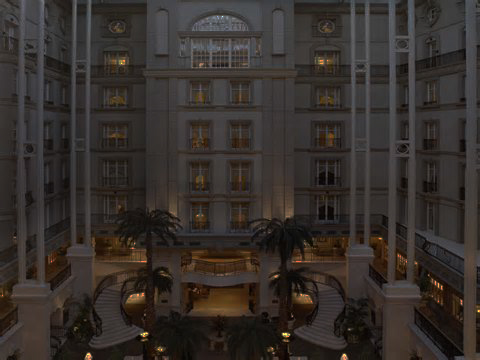
%> input picture th12.jpg, 480 x 360 px
$ octave Dig2_1_2.m   (GNU Octave 9; MATLAB toolbox functions it lacks are replaced by stand-ins)
%> lines starting %> are read from the running program, lines starting %| are printed output that depends on the picture
I = imread('th12.jpg');
%> I is the input picture: size 360x480x3 uint8; mean R, G, B 53.8, 47.6, 43.8
I1 = imread('target.jpg');
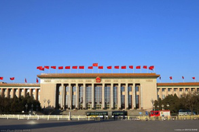
%> input picture target.jpg, 199 x 132 px
%> I1 is the input picture: size 132x199x3 uint8; mean R, G, B 106.2, 128.9, 171
[hgram1,x]=imhist(I1);
%> hgram1 = 256 values, max 703 at index 85, min 6 at index 2, mean 307.8; x = 256 values from 0 to 255
J1=histeq(I,hgram1);
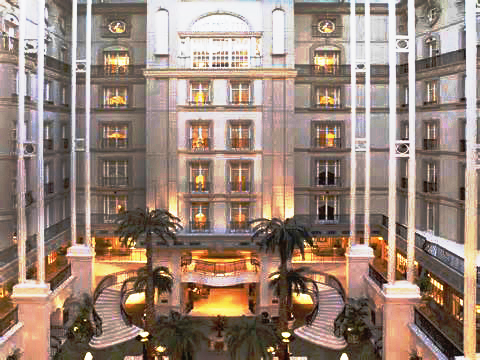
%> J1: size 360x480x3 uint8; mean R, G, B 155.2, 133.8, 120.9
figure,imshow(I);
figure,imshow(J1);
